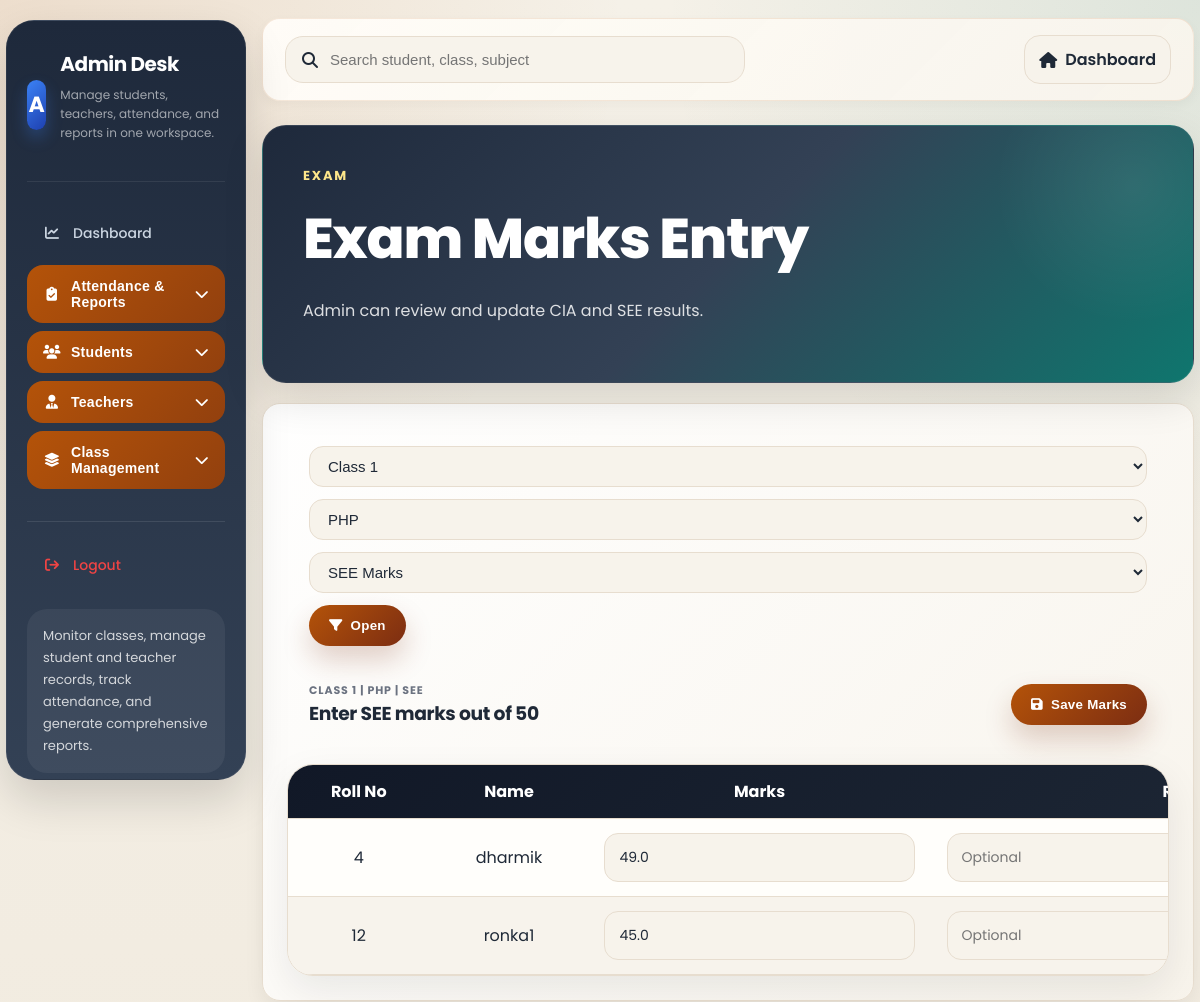
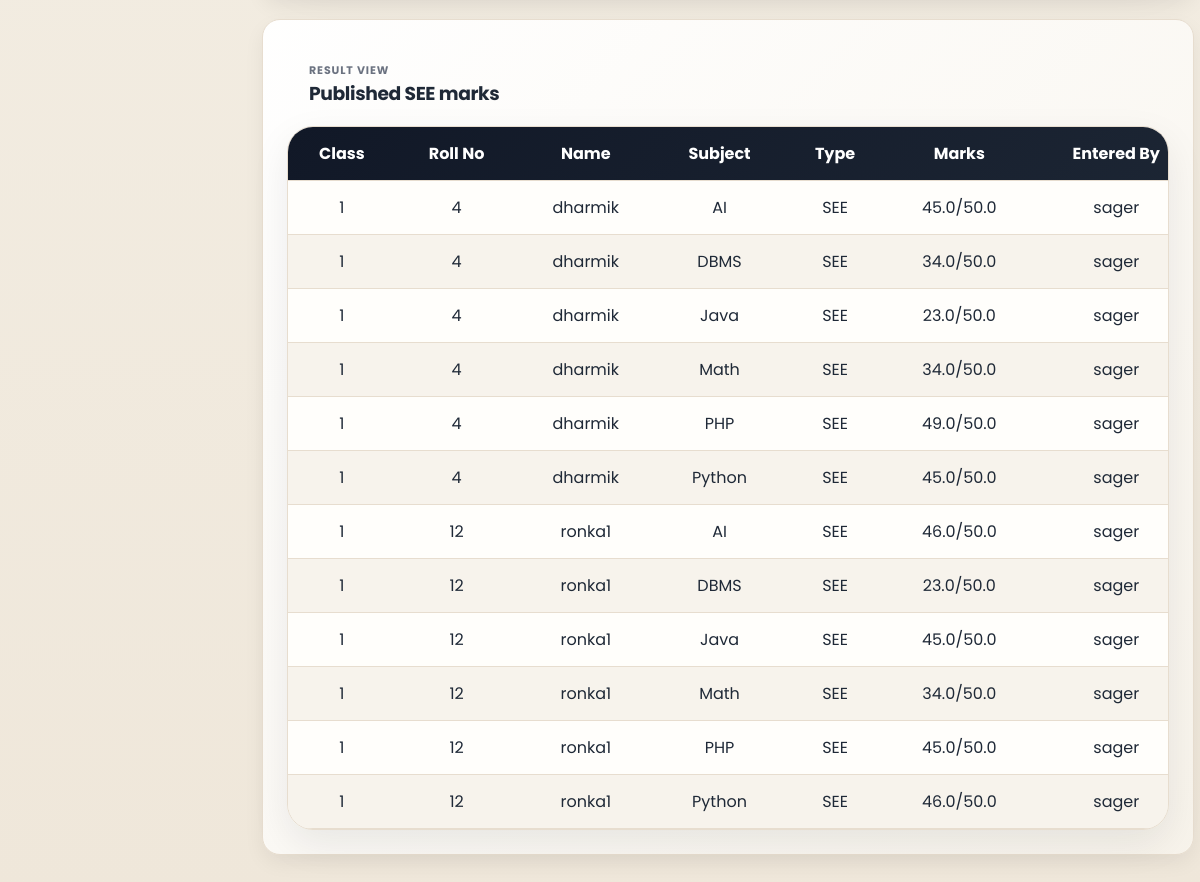
/admin_see_marks (signed in), run on the app's committed database (2 pictures, top to bottom).
### tables this page shows
CREATE TABLE users(
        id INTEGER PRIMARY KEY AUTOINCREMENT,
        rollno INTEGER,
        username TEXT UNIQUE,
        password TEXT,
        gender TEXT,
        mobile TEXT,
        address TEXT,
        photo TEXT,
        enroll TEXT,
        blood TEXT,
        school TEXT,
        birthdate TEXT
    , role TEXT DEFAULT 'student', class TEXT);

CREATE TABLE exam_cia_marks(
            id INTEGER PRIMARY KEY AUTOINCREMENT,
            student_id INTEGER,
            class_num TEXT,
            subject TEXT,
            marks REAL,
            total_marks REAL DEFAULT 25,
            exam_term TEXT DEFAULT 'CIA',
            entered_by TEXT,
            remarks TEXT,
            created_at TEXT DEFAULT CURRENT_TIMESTAMP,
            updated_at TEXT DEFAULT CURRENT_TIMESTAMP,
            UNIQUE(student_id, subject, exam_term)
        );

### app.py (the view, shortened to what this page needs)
@app.route("/admin_cia_marks", methods=["GET", "POST"])
@app.route("/admin_see_marks", methods=["GET", "POST"])
def admin_cia_marks():
    if "user" not in session:
        return redirect("/")
    if session.get("role") != "admin":
        return redirect_for_role(session.get("role"))
    selected_class = request.form.get("class_num") or request.args.get("class_num") or "1"
    selected_subject = request.form.get("subject") or request.args.get("subject") or "PHP"
    selected_mark_type = request.form.get("mark_type") or request.args.get("mark_type")
    if not selected_mark_type:
        selected_mark_type = "SEE" if request.path == "/admin_see_marks" else "CIA"
    selected_mark_type = "SEE" if selected_mark_type == "SEE" else "CIA"
    total_marks = 50 if selected_mark_type == "SEE" else 25
    message = ""
    with db() as con:
        students = con.execute(
            """
            SELECT users.*, exam_cia_marks.marks, exam_cia_marks.remarks
            FROM users
            LEFT JOIN exam_cia_marks
              ON exam_cia_marks.student_id = users.id
             AND exam_cia_marks.subject=?
             AND exam_cia_marks.exam_term=?
            WHERE users.role='student' AND users.class=?
            ORDER BY users.rollno, users.username
            """,
            (selected_subject, selected_mark_type, str(selected_class))
        ).fetchall()
        classes = con.execute(
            "SELECT DISTINCT class FROM users WHERE role='student' AND class IS NOT NULL AND class!='' ORDER BY CAST(class AS INTEGER), class"
        ).fetchall()
        all_marks = get_cia_marks_rows(con, exam_term=selected_mark_type)
    return render_template(
        "shared/cia_marks_manage.html",
        role="admin",
        user=current_user(),
        selected_class=selected_class,
        selected_subject=selected_subject,
        selected_mark_type=selected_mark_type,
        total_marks=total_marks,
        subjects=get_seed_timetable_subjects() or ["PHP", "Python", "Java", "DBMS", "AI", "Math"],
        classes=[row["class"] for row in classes] or [str(i) for i in range(1, 13)],
        students=students,
        all_marks=all_marks,
        message=message,
    )

### app.py (called while the page is built)
def db():
    con = sqlite3.connect(app.config["DATABASE_PATH"])
    con.row_factory = sqlite3.Row
    return con

def current_user():
    if "user" not in session:
        return None
    with db() as con:
        return con.execute(
            "SELECT * FROM users WHERE username=?",
            (session["user"],)
        ).fetchone()

def get_seed_timetable_subjects():
    return sorted({
        course
        for row in TIMETABLE_ROWS
        if not row.get("is_break")
        for course in row["courses"].values()
        if course
    })

### templates/shared/cia_marks_manage.html (shortened to what this page needs)
<!DOCTYPE html>
<html lang="en">
<head>
    <link rel="stylesheet" href="https://cdnjs.cloudflare.com/ajax/libs/font-awesome/6.5.2/css/all.min.css">
    <link rel="stylesheet" href="{{ url_for('static', filename='style.css') }}">
</head>
<body>
    <div class="app-layout">
        {% if role == "admin" %}
            {% include "admin/_sidebar.html" %}
        {% endif %}
        <main class="app-main">
            <div class="dashboard-topbar">
                <div class="dashboard-search">
                    <i class="fa-solid fa-magnifying-glass"></i>
                    <input id="cia-search" type="text" placeholder="Search student, class, subject" autocomplete="off">
                </div>
                <div class="topbar-actions">
                    <a href="{{ '/admin' if role == 'admin' else '/teacher' }}" class="topbar-chip"><i class="fa-solid fa-house"></i> Dashboard</a>
                </div>
            </div>
            <section class="dashboard-hero">
                <div class="section-title" style="color:#fde68a;">Exam</div>
                <h1 style="margin:0;">Exam Marks Entry</h1>
                <p>{{ "Admin can review and update CIA and SEE results." if role == "admin" else "Teacher can enter CIA and SEE marks for students by class and subject." }}</p>
            </section>
            <section class="dashboard-mini-card" style="margin-top:20px;">
                <form method="get" class="toolbar-inline" style="padding:18px 22px 0;">
                    <select name="class_num" class="mini-input">
                        {% for class_num in classes %}
                        <option value="{{ class_num }}" {% if class_num|string == selected_class|string %}selected{% endif %}>Class {{ class_num }}</option>
                        {% endfor %}
                    </select>
                    <select name="subject" class="mini-input">
                        {% for subject in subjects %}
                        <option value="{{ subject }}" {% if subject == selected_subject %}selected{% endif %}>{{ subject }}</option>
                        {% endfor %}
                    </select>
                    <select name="mark_type" class="mini-input">
                        <option value="SEE" {% if selected_mark_type == "SEE" %}selected{% endif %}>SEE Marks</option>
                    </select>
                    <button type="submit" class="primary-link"><i class="fa-solid fa-filter"></i> Open</button>
                </form>
                <form method="post" class="fee-form" style="margin-top:18px;">
                    <div class="table-toolbar">
                        <div>
                            <div class="label">Class {{ selected_class }} | {{ selected_subject }} | {{ selected_mark_type }}</div>
                            <h3>Enter {{ selected_mark_type }} marks out of {{ total_marks }}</h3>
                        </div>
                        <button type="submit" class="primary-link"><i class="fa-solid fa-floppy-disk"></i> Save Marks</button>
                    </div>
                    <div class="table-shell table-shell--scroll" style="margin-top:18px;">
                        <table>
                            <thead>
                                <tr>
                                    <th>Roll No</th>
                                    <th>Name</th>
                                    <th>Marks</th>
                                    <th>Remarks</th>
                                </tr>
                            </thead>
                            <tbody>
                                {% for student in students %}
                                <tr data-cia-row data-search-text="{{ ((student.rollno or '') ~ ' ' ~ (student.username or '') ~ ' ' ~ (student.class or '') ~ ' ' ~ selected_subject)|lower }}">
                                    <td>{{ student.rollno or '-' }}</td>
                                    <td>{{ student.username }}</td>
                                    <td>
                                        <input class="mini-input" type="number" name="marks_{{ student.id }}" min="0" max="{{ total_marks }}" step="0.5" value="{{ student.marks if student.marks is not none else '' }}" placeholder="0-{{ total_marks }}">
                                    </td>
                                    <td><input class="mini-input" type="text" name="remarks_{{ student.id }}" value="{{ student.remarks or '' }}" placeholder="Optional"></td>
                                </tr>
                                {% else %}
                                <tr><td colspan="4" class="empty-copy">No students found for this class.</td></tr>
                                {% endfor %}
                            </tbody>
                        </table>
                    </div>
                </form>
            </section>
            <section class="dashboard-mini-card" style="margin-top:20px;">
                <div class="table-toolbar">
                    <div>
                        <div class="label">Result View</div>
                        <h3>Published {{ selected_mark_type }} marks</h3>
                    </div>
                </div>
                <div class="table-shell table-shell--scroll" style="margin-top:18px;">
                    <table>
                        <thead>
                            <tr>
                                <th>Class</th>
                                <th>Roll No</th>
                                <th>Name</th>
                                <th>Subject</th>
                                <th>Type</th>
                                <th>Marks</th>
                                <th>Entered By</th>
                            </tr>
                        </thead>
                        <tbody>
                            {% for row in all_marks %}
                            <tr data-cia-row data-search-text="{{ ((row.class or '') ~ ' ' ~ (row.rollno or '') ~ ' ' ~ (row.username or '') ~ ' ' ~ (row.subject or '') ~ ' ' ~ (row.entered_by or ''))|lower }}">
                                <td>{{ row.class or '-' }}</td>
                                <td>{{ row.rollno or '-' }}</td>
                                <td>{{ row.username }}</td>
                                <td>{{ row.subject }}</td>
                                <td>{{ row.exam_term }}</td>
                                <td>{{ row.marks }}/{{ row.total_marks }}</td>
                                <td>{{ row.entered_by or '-' }}</td>
                            </tr>
                            {% else %}
                            <tr><td colspan="8" class="empty-copy">No {{ selected_mark_type }} marks entered yet.</td></tr>
                            {% endfor %}
                        </tbody>
                    </table>
                </div>
            </section>
        </main>
    </div>
</body>
</html>

### data on the page
users: rollno "4", username "dharmik", marks "49.0"
users: rollno "12", username "ronka1", marks "45.0"
exam_cia_marks: class "1", rollno "4", username "dharmik", subject "AI", exam_term "SEE", marks "45.0", total_marks "50.0", entered_by "sager"
exam_cia_marks: class "1", rollno "4", username "dharmik", subject "DBMS", exam_term "SEE", marks "34.0", total_marks "50.0", entered_by "sager"
exam_cia_marks: class "1", rollno "4", username "dharmik", subject "Java", exam_term "SEE", marks "23.0", total_marks "50.0", entered_by "sager"
exam_cia_marks: class "1", rollno "4", username "dharmik", subject "Math", exam_term "SEE", marks "34.0", total_marks "50.0", entered_by "sager"
exam_cia_marks: class "1", rollno "4", username "dharmik", subject "PHP", exam_term "SEE", marks "49.0", total_marks "50.0", entered_by "sager"
exam_cia_marks: class "1", rollno "4", username "dharmik", subject "Python", exam_term "SEE", marks "45.0", total_marks "50.0", entered_by "sager"
exam_cia_marks: class "1", rollno "12", username "ronka1", subject "AI", exam_term "SEE", marks "46.0", total_marks "50.0", entered_by "sager"
exam_cia_marks: class "1", rollno "12", username "ronka1", subject "DBMS", exam_term "SEE", marks "23.0", total_marks "50.0", entered_by "sager"
exam_cia_marks: class "1", rollno "12", username "ronka1", subject "Java", exam_term "SEE", marks "45.0", total_marks "50.0", entered_by "sager"
exam_cia_marks: class "1", rollno "12", username "ronka1", subject "Math", exam_term "SEE", marks "34.0", total_marks "50.0", entered_by "sager"
exam_cia_marks: class "1", rollno "12", username "ronka1", subject "PHP", exam_term "SEE", marks "45.0", total_marks "50.0", entered_by "sager"
exam_cia_marks: class "1", rollno "12", username "ronka1", subject "Python", exam_term "SEE", marks "46.0", total_marks "50.0", entered_by "sager"

### other printed values
{{ selected_class }} "1"
{{ selected_subject }} "PHP"
{{ selected_mark_type }} "SEE"
{{ total_marks }} "50"
form field subject "PHP"
